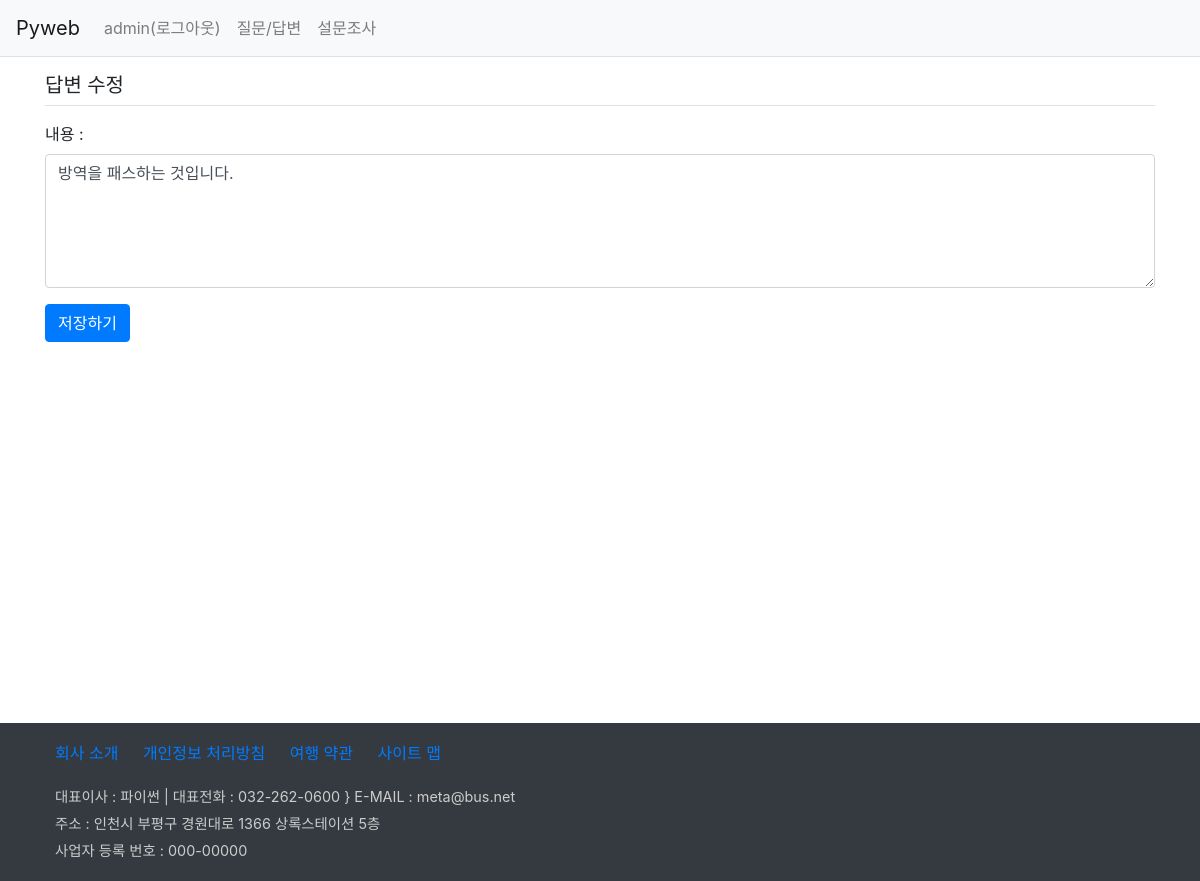
The page /board/answer/modify/25/ (signed in) on the database as committed earlier.
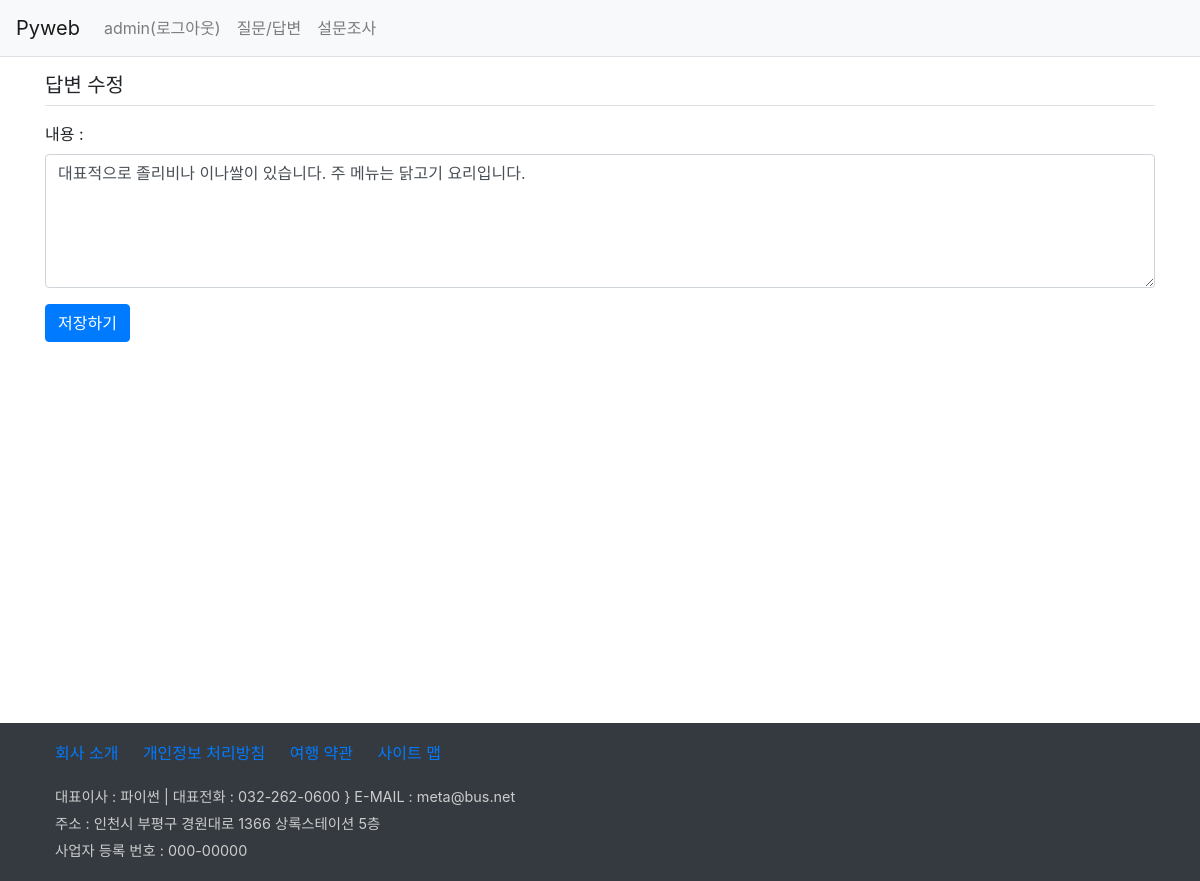
The same page on the database as committed later.
### board/models.py (models this page shows, shortened)
class Answer(models.Model):
    author = models.ForeignKey(User, on_delete=models.CASCADE)
    question = models.ForeignKey(Question, on_delete=models.CASCADE) #외래키, 제목
    content = models.TextField()          #답변 내용
    create_date = models.DateTimeField()  #답변 작성일
    modify_date = models.DateTimeField(null=True, blank=True)

### board/views.py (the view)
# urls.py: path('answer/modify/<int:answer_id>/', views.answer_modify,
@login_required(login_url='common:login')
def answer_modify(request, answer_id):
    answer = get_object_or_404(Answer, pk=answer_id)
    if request.method == "POST":
        form = AnswerForm(request.POST, instance=answer)
        if form.is_valid():
            answer = form.save(commit=False)
            answer.modify_date = timezone.now()
            answer.author = request.user
            answer.save()
            return redirect('board:detail', question_id=answer.question.id)
    else:
        form = AnswerForm(instance=answer)
    return render(request, 'board/answer_form.html', {'form':form})

### board/forms.py
class AnswerForm(forms.ModelForm):
    class Meta:
        model = Answer
        fields = ['content']
        labels = {'content':'내용'}

### templates/board/answer_form.html (shortened to what this page needs)
{% extends 'base.html' %}
{% block content %}
<div class="container">
    <section>
        <h5 class="border-bottom my-3 pb-2">답변 수정</h5>
        <form action="" method="post" >
            <div class="form-group">
                <label for="content">내용 : </label>
                <textarea name="content" id="content" rows="5" class="form-control">{{ form.content.value|default_if_none:'' }}</textarea>
            </div>
            <input type="submit" value="저장하기" class="btn btn-primary">
        </form>
    </section>
</div>
{% endblock %}

Rows that differ between the two databases and show on the page:
changed Answer: content "방역을 패스하는 것입니다." → "대표적으로 졸리비나 이나쌀이 있습니다. 주 메뉴는 닭고기 요리입니다."
